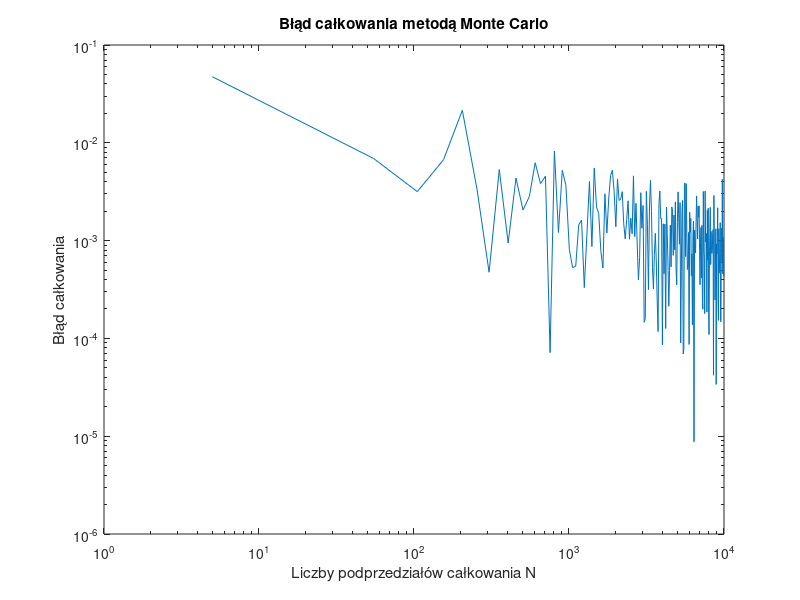

This chart was generated by the following MATLAB code:
function [integration_error, Nt, ft_5, xr, yr, yrmax] = zadanie4()
    % Numeryczne całkowanie metodą Monte Carlo.
    %
    %   integration_error - wektor wierszowy. Każdy element integration_error(1,i)
    %       zawiera błąd całkowania obliczony dla liczby losowań równej Nt(1,i).
    %       Zakładając, że obliczona wartość całki dla Nt(1,i) próbek wynosi
    %       integration_result, błąd jest definiowany jako:
    %       integration_error(1,i) = abs(integration_result - reference_value),
    %       gdzie reference_value to wartość referencyjna całki.
    %
    %   Nt - wektor wierszowy zawierający liczby losowań, dla których obliczano
    %       wektor błędów całkowania integration_error.
    %
    %   ft_5 - gęstość funkcji prawdopodobieństwa dla n=5
    %
    %   [xr, yr] - tablice komórkowe zawierające informacje o wylosowanych punktach.
    %       Tablice te mają rozmiar [1, length(Nt)]. W komórkach xr{1,i} oraz yr{1,i}
    %       zawarte są współrzędne x oraz y wszystkich punktów zastosowanych
    %       do obliczenia całki przy losowaniu Nt(1,i) punktów.
    %
    %   yrmax - maksymalna dopuszczalna wartość współrzędnej y losowanych punktów

    reference_value = 0.0473612919396179; % wartość referencyjna całki
    Nt = 5:50:10^4;
    xr = cell(1, length(Nt));
    yr = cell(1, length(Nt));
    integration_error = zeros(1, length(Nt));
    
    for i = 1:length(Nt)
        [integration_result, xr{i}, yr{i}, yrmax] = calculate_monteCarlo_method(@f, Nt(i));
        integration_error(i) = abs(integration_result-reference_value);
    end

    ft_5 = f(5);

    loglog(Nt, integration_error);
    xlabel('Liczby podprzedziałów całkowania N');
    ylabel('Błąd całkowania');
    title('Błąd całkowania metodą Monte Carlo');
    saveas(gcf, 'zadanie4.png');
end

function [result, xr, yr, yrmax] = calculate_monteCarlo_method(f, N)
    xr = zeros(1, length(N));
    yr = zeros(1, length(N));
    yrmax = 2 * f(5);
    
    result = 0;
    a = 0;
    b = 5;
    delta_x = (b - a)/N;

    N1 = 0;
    S = (b - a)*yrmax;

    for i = 1:N
        xr(i) = a + rand()*(b - a);
        yr(i) = yrmax * rand();
        if f(xr(i)) >= yr(i)
            N1 = N1 + 1;
        end
    end
    
    result = S * (N1/N);
end

function y = f(t)
    mi = 10;
    sigma = 3;
    y = 1/(sigma * sqrt(2*pi)) * exp((-(t-mi)^2)/(2*sigma^2));
end